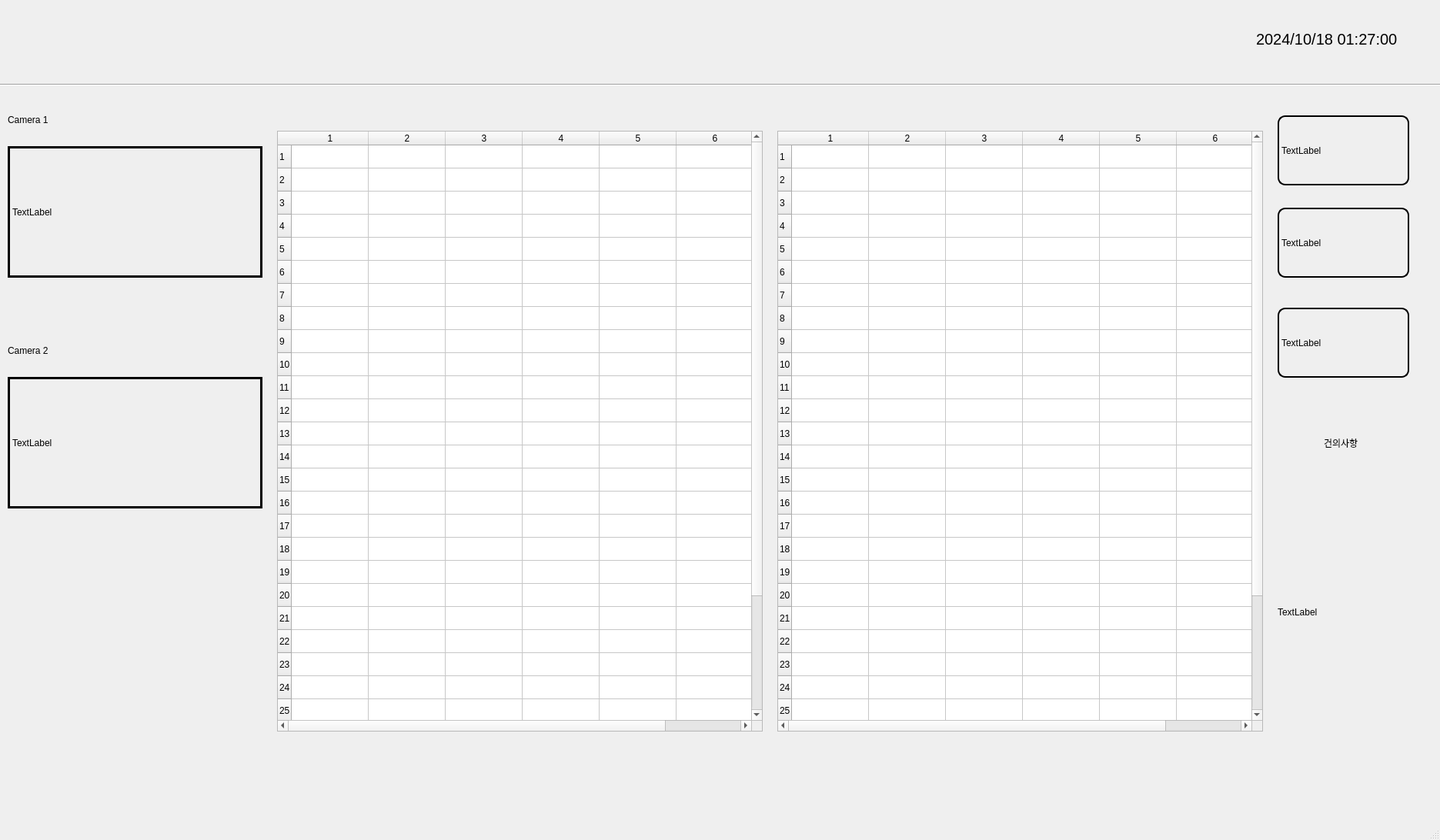
<?xml version="1.0" encoding="UTF-8"?>
<ui version="4.0">
 <class>MainWindow</class>
 <widget class="QMainWindow" name="MainWindow">
  <property name="geometry">
   <rect>
    <x>0</x>
    <y>0</y>
    <width>1871</width>
    <height>1092</height>
   </rect>
  </property>
  <property name="windowTitle">
   <string>MainWindow</string>
  </property>
  <property name="layoutDirection">
   <enum>Qt::LayoutDirection::LeftToRight</enum>
  </property>
  <property name="styleSheet">
   <string notr="true">
</string>
  </property>
  <widget class="QWidget" name="centralwidget">
   <widget class="QLabel" name="label">
    <property name="geometry">
     <rect>
      <x>10</x>
      <y>0</y>
      <width>271</width>
      <height>101</height>
     </rect>
    </property>
    <property name="text">
     <string/>
    </property>
    <property name="textFormat">
     <enum>Qt::TextFormat::RichText</enum>
    </property>
    <property name="pixmap">
     <pixmap resource="Image.qrc">:/Logo/Logo.png</pixmap>
    </property>
    <property name="scaledContents">
     <bool>true</bool>
    </property>
   </widget>
   <widget class="QLabel" name="Title">
    <property name="geometry">
     <rect>
      <x>270</x>
      <y>0</y>
      <width>1281</width>
      <height>101</height>
     </rect>
    </property>
    <property name="sizeIncrement">
     <size>
      <width>1</width>
      <height>0</height>
     </size>
    </property>
    <property name="styleSheet">
     <string notr="true">QMainWindow {
   	background-image: url(&quot;Background.jpg&quot;);
    background-repeat: no-repeat;
    background-position: center;
    background-size: cover;
}
</string>
    </property>
    <property name="text">
     <string>&lt;html&gt;&lt;head/&gt;&lt;body&gt;&lt;p&gt;&lt;br/&gt;&lt;/p&gt;&lt;/body&gt;&lt;/html&gt;</string>
    </property>
   </widget>
   <widget class="QDateTimeEdit" name="Time">
    <property name="enabled">
     <bool>true</bool>
    </property>
    <property name="geometry">
     <rect>
      <x>1630</x>
      <y>30</y>
      <width>221</width>
      <height>41</height>
     </rect>
    </property>
    <property name="sizeIncrement">
     <size>
      <width>19</width>
      <height>0</height>
     </size>
    </property>
    <property name="font">
     <font>
      <pointsize>15</pointsize>
      <fontweight>Medium</fontweight>
     </font>
    </property>
    <property name="styleSheet">
     <string notr="true">QDateTimeEdit::up-button {
    width: 0;
    height: 0;
}

QDateTimeEdit::down-button {
    width: 0;
    height: 0;
}
QDateTimeEdit {
    background-color: transparent;
    border: none;
}</string>
    </property>
    <property name="keyboardTracking">
     <bool>false</bool>
    </property>
    <property name="dateTime">
     <datetime>
      <hour>1</hour>
      <minute>27</minute>
      <second>0</second>
      <year>2024</year>
      <month>10</month>
      <day>18</day>
     </datetime>
    </property>
    <property name="date">
     <date>
      <year>2024</year>
      <month>10</month>
      <day>18</day>
     </date>
    </property>
    <property name="time">
     <time>
      <hour>1</hour>
      <minute>27</minute>
      <second>0</second>
     </time>
    </property>
    <property name="displayFormat">
     <string notr="true">yyyy/MM/dd hh:mm:ss</string>
    </property>
   </widget>
   <widget class="QTableWidget" name="View_Book_List_1">
    <property name="geometry">
     <rect>
      <x>360</x>
      <y>170</y>
      <width>631</width>
      <height>781</height>
     </rect>
    </property>
    <property name="styleSheet">
     <string notr="true"/>
    </property>
    <property name="rowCount">
     <number>30</number>
    </property>
    <property name="columnCount">
     <number>6</number>
    </property>
    <row/>
    <row/>
    <row/>
    <row/>
    <row/>
    <row/>
    <row/>
    <row/>
    <row/>
    <row/>
    <row/>
    <row/>
    <row/>
    <row/>
    <row/>
    <row/>
    <row/>
    <row/>
    <row/>
    <row/>
    <row/>
    <row/>
    <row/>
    <row/>
    <row/>
    <row/>
    <row/>
    <row/>
    <row/>
    <row/>
    <column/>
    <column/>
    <column/>
    <column/>
    <column/>
    <column/>
   </widget>
   <widget class="QLabel" name="Misplacement">
    <property name="geometry">
     <rect>
      <x>1660</x>
      <y>400</y>
      <width>171</width>
      <height>91</height>
     </rect>
    </property>
    <property name="styleSheet">
     <string notr="true">border: 2px solid black;
border-radius: 10px;</string>
    </property>
    <property name="text">
     <string>TextLabel</string>
    </property>
   </widget>
   <widget class="QLabel" name="Normal">
    <property name="geometry">
     <rect>
      <x>1660</x>
      <y>270</y>
      <width>171</width>
      <height>91</height>
     </rect>
    </property>
    <property name="styleSheet">
     <string notr="true">border: 2px solid black;
border-radius: 10px;</string>
    </property>
    <property name="text">
     <string>TextLabel</string>
    </property>
   </widget>
   <widget class="QLabel" name="Borrowed">
    <property name="geometry">
     <rect>
      <x>1660</x>
      <y>150</y>
      <width>171</width>
      <height>91</height>
     </rect>
    </property>
    <property name="styleSheet">
     <string notr="true">border: 2px solid black;
border-radius: 10px;</string>
    </property>
    <property name="text">
     <string>TextLabel</string>
    </property>
   </widget>
   <widget class="QLabel" name="Cam_1">
    <property name="geometry">
     <rect>
      <x>10</x>
      <y>190</y>
      <width>331</width>
      <height>171</height>
     </rect>
    </property>
    <property name="layoutDirection">
     <enum>Qt::LayoutDirection::RightToLeft</enum>
    </property>
    <property name="styleSheet">
     <string notr="true">border: 3px solid black;</string>
    </property>
    <property name="text">
     <string>TextLabel</string>
    </property>
   </widget>
   <widget class="QLabel" name="Suggestions">
    <property name="geometry">
     <rect>
      <x>1250</x>
      <y>390</y>
      <width>241</width>
      <height>341</height>
     </rect>
    </property>
    <property name="text">
     <string/>
    </property>
    <property name="pixmap">
     <pixmap>:/newPrefix/Suggestions2.png</pixmap>
    </property>
    <property name="scaledContents">
     <bool>true</bool>
    </property>
   </widget>
   <widget class="QLabel" name="Cam_2">
    <property name="geometry">
     <rect>
      <x>10</x>
      <y>490</y>
      <width>331</width>
      <height>171</height>
     </rect>
    </property>
    <property name="styleSheet">
     <string notr="true">border: 3px solid black;</string>
    </property>
    <property name="text">
     <string>TextLabel</string>
    </property>
   </widget>
   <widget class="QTableWidget" name="View_Book_List_2">
    <property name="geometry">
     <rect>
      <x>1010</x>
      <y>170</y>
      <width>631</width>
      <height>781</height>
     </rect>
    </property>
    <property name="rowCount">
     <number>30</number>
    </property>
    <property name="columnCount">
     <number>6</number>
    </property>
    <row/>
    <row/>
    <row/>
    <row/>
    <row/>
    <row/>
    <row/>
    <row/>
    <row/>
    <row/>
    <row/>
    <row/>
    <row/>
    <row/>
    <row/>
    <row/>
    <row/>
    <row/>
    <row/>
    <row/>
    <row/>
    <row/>
    <row/>
    <row/>
    <row/>
    <row/>
    <row/>
    <row/>
    <row/>
    <row/>
    <column/>
    <column/>
    <column/>
    <column/>
    <column/>
    <column/>
   </widget>
   <widget class="Line" name="line">
    <property name="geometry">
     <rect>
      <x>0</x>
      <y>100</y>
      <width>1891</width>
      <height>21</height>
     </rect>
    </property>
    <property name="orientation">
     <enum>Qt::Orientation::Horizontal</enum>
    </property>
   </widget>
   <widget class="QLabel" name="label_2">
    <property name="geometry">
     <rect>
      <x>10</x>
      <y>140</y>
      <width>61</width>
      <height>31</height>
     </rect>
    </property>
    <property name="text">
     <string>Camera 1</string>
    </property>
   </widget>
   <widget class="QLabel" name="label_3">
    <property name="geometry">
     <rect>
      <x>10</x>
      <y>440</y>
      <width>61</width>
      <height>31</height>
     </rect>
    </property>
    <property name="text">
     <string>Camera 2</string>
    </property>
   </widget>
   <widget class="QLabel" name="Suggestion">
    <property name="geometry">
     <rect>
      <x>1660</x>
      <y>600</y>
      <width>201</width>
      <height>391</height>
     </rect>
    </property>
    <property name="text">
     <string>TextLabel</string>
    </property>
   </widget>
   <widget class="QLabel" name="label_4">
    <property name="geometry">
     <rect>
      <x>1720</x>
      <y>560</y>
      <width>61</width>
      <height>31</height>
     </rect>
    </property>
    <property name="text">
     <string>건의사항</string>
    </property>
   </widget>
  </widget>
  <widget class="QStatusBar" name="statusbar"/>
 </widget>
 <resources>
  <include location="Image.qrc"/>
 </resources>
 <connections/>
</ui>
